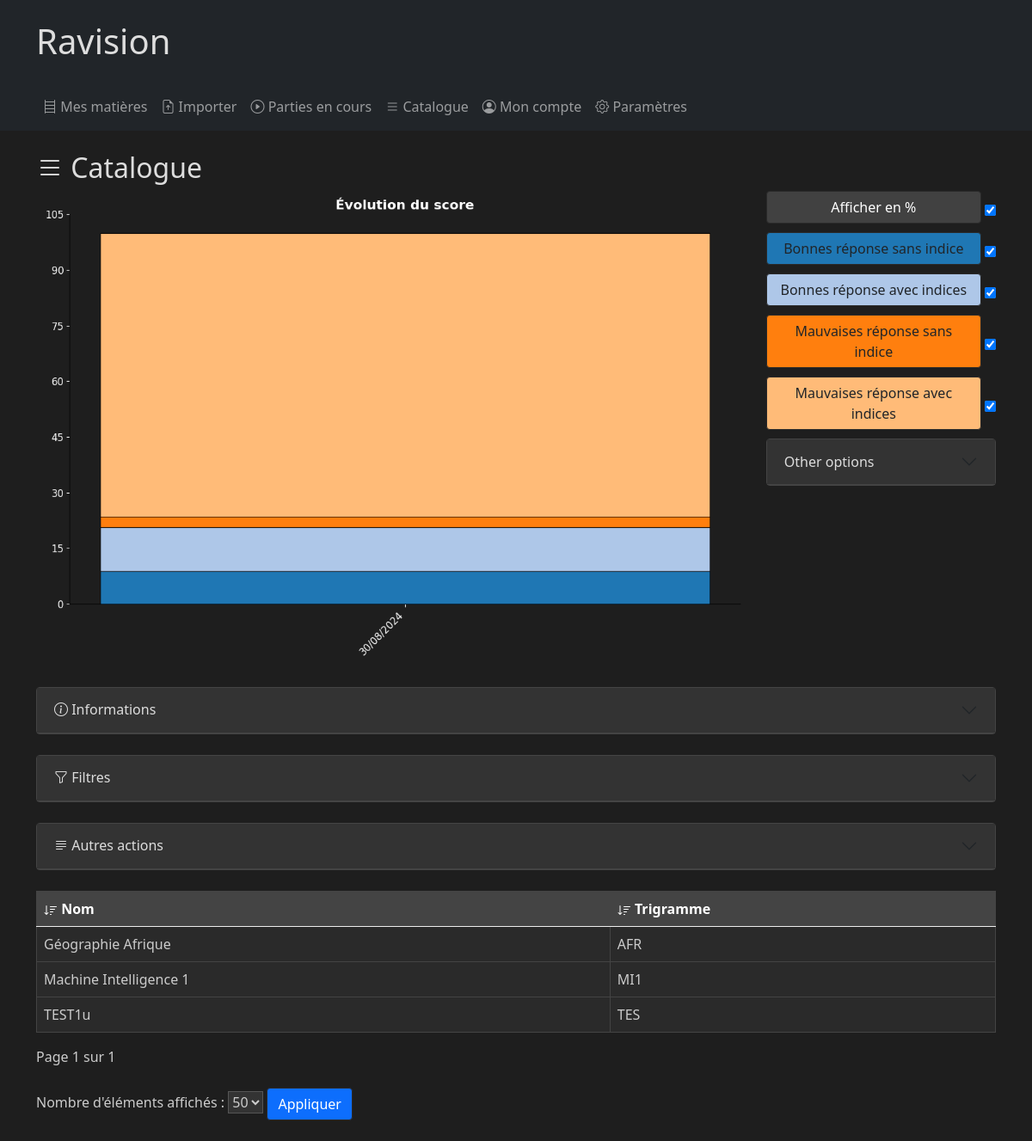
Screenshot of /quizz/catalogue/ (signed in) with the database file from the repository.
### quizz/models.py (models this page shows, shortened)
class Subject(models.Model):
    private = models.BooleanField(default=False)
    name = models.CharField(max_length = 255,default="")
    short_name = models.CharField(max_length = 3,default="",unique=True)
    user = models.ForeignKey(User, on_delete=models.CASCADE, null=True)
    creation_date = models.DateField(null=True, default=None, blank=True)
    last_change_date = models.DateField(null=True, default=None, blank=True)
    def as_dict(self):
        return {
            'name': self.name,
            'short_name': self.short_name
        }

### quizz/views.py (the view)
# urls.py: path('catalogue/', views.catalogue, name='catalogue'),
def catalogue(request):
    filterForm = SubjectFilterForm(request.GET)
    subjects = Subject.objects.filter(private=False)
    tests = Test.objects.filter(question__lecture__subject__in=subjects)
    if filterForm.is_valid():
        subjects = filterForm.filter_queryset(subjects)
    if request.user.is_authenticated:
        info = {_('Amount of subjects'):subjects.count(),
        _('Amount of lectures'):Lecture.objects.filter(subject__in=subjects).count(),
        _('Amount of questions'):Question.objects.filter(lecture__subject__in=subjects).count()}
        info, chart = get_info_chart(request,info,tests)
    else :
        info, chart = None, None
    subjects = paginate_children(request,subjects)
    fields = {'name':_('Name'),'short_name':_('Trigram')}
    action = 'catalogue'
    context = prepare_render_context(action, filterForm, subjects, request, fields, childurl='subject', chart=chart, gameurl=None, property=False, info=info)
    return update_page(request,chart,action,context)

### quizz/forms.py (called while the page is built)
    def filter_queryset(self, queryset, **kwargs):
        filters = {}
        for field in self.fields:
            if self.cleaned_data.get(field):
                filters[f"{field}__icontains"] = self.cleaned_data.get(field)
        return queryset.filter(**filters, **kwargs)

### quizz/utils.py (called while the page is built)
def getChildrenPerPage(request):
    return request.GET.get('children_per_page', DEFAULT_PER_PAGE)

def ajax_check(request):
    return request.headers.get('X-Requested-With') == 'XMLHttpRequest'

def paginate_children(request,children):
    return paginate_queryset(children.order_by(f"{'-' if request.GET.get('order', 'asc') == 'desc' else ''}{request.GET.get('sort_by', 'name')}"), request, getChildrenPerPage(request))

def update_page(request,chart,action,context):
    if ajax_check(request):
        return update_chart(request,chart)
    return render(request, f'quizz/{action}.html', context)

def paginate_queryset(queryset, request, per_page=10):
    paginator = Paginator(queryset, per_page)
    page_number = request.GET.get('page')
    try:
        return paginator.page(page_number)
    except PageNotAnInteger:
        return paginator.page(1)
    except EmptyPage:
        return paginator.page(paginator.num_pages)

def all_test_count(tests,user_tests):
    return {_('Amount of attempts'):tests.count(),
            _('Amount of successful attempts'):tests.filter(correct=True).count(),
            _('My amount of attempts'):user_tests.count(),
            _('My amount of successful attempts'):user_tests.filter(correct=True).count()}

def get_info_chart(request,info,tests):
    user = request.user
    user_tests = tests.filter(user=user)
    chart = get_custom_scores(user_tests, request)
    info.update(all_test_count(tests,user_tests))
    return info, chart

### quizz/templates/quizz/catalogue.html
{% extends 'quizz/base.html' %}
{% load i18n %}
{% block content %}
<h2><i class="bi bi-list"></i> {%trans "Catalog"%}</h2>
{% include 'quizz/object.html' %}
{% endblock %}

### quizz/templates/quizz/object.html (shortened to what this page needs)
{% block content %}
{% load i18n %}
{% if chart %}
<div id="chart-container">
{% include 'quizz/object_content/graph.html' %}
<form method="get" id="score-form">
    <label for="percentage" id="label-percentage" class="btn label {% if request.GET.percentage in defaultvis %}label-white{% else %}label-grey{% endif %}">
        {% trans "show in percent" %}</label>
    <input type="checkbox" id="percentage" name="percentage" value="1"
        {% if request.GET.percentage in defaultvis %}checked{% endif %}
        onchange="submitFormAjax();toggleLabelColor('#label-percentage','label-white');">
    <br />
    <label for="show_correct_without_hint" id="label-cwo" class="btn label {% if request.GET.show_correct_without_hint in defaultvis %}label-navy{% else %}label-grey{% endif %}">{% trans "Good answers without hint" %}</label>
    <input type="checkbox" id="show_correct_without_hint" name="show_correct_without_hint" value="1"
        {% if request.GET.show_correct_without_hint in defaultvis %}checked{% endif %}
        onchange="submitFormAjax();toggleLabelColor('#label-cwo','label-navy');">
    <br />
    <label for="show_correct_with_hint" id="label-cwi" class="btn label {% if request.GET.show_correct_with_hint in defaultvis %}label-blue{% else %}label-grey{% endif %}">{% trans "Good answers with hint" %}</label>
    <input type="checkbox" id="show_correct_with_hint" name="show_correct_with_hint" value="1"
        {% if request.GET.show_correct_with_hint in defaultvis %}checked{% endif %}
        onchange="submitFormAjax();toggleLabelColor('#label-cwi','label-blue');">
    <br />
    <label for="show_incorrect_without_hint" id="label-iwo" class="btn label {% if request.GET.show_incorrect_without_hint in defaultvis %}label-red{% else %}label-grey{% endif %}">{% trans "Wrong answers without hint" %}</label>
    <input type="checkbox" id="show_incorrect_without_hint" name="show_incorrect_without_hint" value="1"
        {% if request.GET.show_incorrect_without_hint in defaultvis %}checked{% endif %}
        onchange="submitFormAjax();toggleLabelColor('#label-iwo','label-red');">
    <br />
    <label for="show_incorrect_with_hint" id="label-iwi" class="btn label {% if request.GET.show_incorrect_with_hint in defaultvis %}label-orange{% else %}label-grey{% endif %}">{% trans "Wrong answers with hint" %}</label>
    <input type="checkbox" id="show_incorrect_with_hint" name="show_incorrect_with_hint" value="1"
        {% if request.GET.show_incorrect_with_hint in defaultvis %}checked{% endif %}
        onchange="submitFormAjax();toggleLabelColor('#label-iwi','label-orange');">
        <div class="accordion" id="filterAccordion5">
            <div class="accordion-item">
                <h2 class="accordion-header" id="filterHeading5">
                    <button class="accordion-button collapsed" type="button" data-bs-toggle="collapse" data-bs-target="#filterCollapse5" aria-expanded="true" aria-controls="filterCollapse5">
                        {%trans "Other options"%}
                    </button>
                </h2>
            </div>
        </div>
    <br />
    <br />
</form>
</div>
{% endif %}
<br />
{% if info %}
{% include 'quizz/object_content/info.html'%}
{% endif %}
{% if forms.filter %}
<br />
<div class="accordion" id="filterAccordion2">
    <div class="accordion-item">
        <h2 class="accordion-header" id="filterHeading2">
            <button class="accordion-button collapsed" type="button" data-bs-toggle="collapse" data-bs-target="#filterCollapse2" aria-expanded="true" aria-controls="filterCollapse2">
                <i class="bi bi-funnel"></i>&nbsp;{%trans "Filters"%}
            </button>
        </h2>
    </div>
</div>
{% endif %}
<br />
<div class="accordion" id="filterAccordion3">
    <div class="accordion-item">
        <h2 class="accordion-header" id="filterHeading3">
            <button class="accordion-button collapsed" type="button" data-bs-toggle="collapse" data-bs-target="#filterCollapse3" aria-expanded="true" aria-controls="filterCollapse3">
                <i class="bi bi-justify-left"></i>&nbsp;{%trans "Other actions"%}
            </button>
        </h2>
    </div>
</div>
<br />
<table class="table">
    <thead>
        <tr>
            {% for field, label in fields.items %}
            <th>
                <a style="text-decoration:none" href="?sort_by={{ field }}&order={% if sort_by == field %}{% if order == 'desc' %}asc{% else %}desc{% endif %}{% else %}asc{% endif %}&children_per_page={{children_per_page}}">
                    <svg xmlns="http://www.w3.org/2000/svg" width="16" height="16" fill="currentColor" class="bi bi-sort-down{% if sort_by == field %} {% if order == 'desc' %}rotate180{% endif %}{% endif %}" viewBox="0 0 16 16">
                        <path d="M3.5 2.5a.5.5 0 0 0-1 0v8.793l-1.146-1.147a.5.5 0 0 0-.708.708l2 1.999.007.007a.497.497 0 0 0 .7-.006l2-2a.5.5 0 0 0-.707-.708L3.5 11.293zm3.5 1a.5.5 0 0 1 .5-.5h7a.5.5 0 0 1 0 1h-7a.5.5 0 0 1-.5-.5M7.5 6a.5.5 0 0 0 0 1h5a.5.5 0 0 0 0-1zm0 3a.5.5 0 0 0 0 1h3a.5.5 0 0 0 0-1zm0 3a.5.5 0 0 0 0 1h1a.5.5 0 0 0 0-1z"/>
                    </svg>
                 {{ label }}</a>
            </th>
            {% endfor %}
        </tr>
    </thead>
    <tbody>
        {% for object in children %}
        <tr class="object-row" data-url="{% url urls.child id=object.id%}">
            {% for key, value in object.as_dict.items %}
            <td>{{ value|default:"<span style='color: darkred;font-weight: bold;'>?</span>" }}</td>
            {% endfor %}
        </tr>
        {% endfor %}
    </tbody>
</table>
{% if children %}
<div class="pagination">
    <span class="step-links">
        <span class="current">
            {%trans "Page"%} {{ children.number }} {%trans "-page- of"%} {{ children.paginator.num_pages }}
        </span>
    </span>
</div>
<br />
<form method="get" action="{% if object.id %}{% url urls.action id=object.id%}{% else %}{% url urls.action %}{% endif %}">
    <label for="children_per_page">{%trans "Number of displayed elements"%} :</label>
    <select name="children_per_page" id="children_per_page">
        {% for option in amounts_of_children %}
            <option value="{{ option }}" {% if children_per_page == option %} selected {% endif %}>{{ option }}</option>
        {% endfor %}
    </select>
    <button type="submit" class="btn btn-primary">{%trans "Apply"%}</button>
</form>
<br />
{% endif %}
{% endblock %}

### quizz/static/quizz/style.css (style rules this page uses)
#chart-container { display: flex; flex-wrap: wrap; }
body.dark-mode { background-color: #1e1e1e; color: #ccc; }
body.dark-mode a { color: #ffffff; }
body.dark-mode .btn { border: 1px solid #2a2a2a; }
body.dark-mode input, body.dark-mode textarea, body.dark-mode select { background-color: #333; color: #ccc; border: 1px solid #555; }
body.dark-mode table th, body.dark-mode table td { border: 1px solid #444; }
body.dark-mode table { background-color: #2a2a2a; color: #ccc; }
body.dark-mode table th { background-color: #444; color: #eee; }
body.dark-mode h1, body.dark-mode h2, body.dark-mode h3, body.dark-mode h4, body.dark-mode h5, body.dark-mode h6 { color: #ddd; }
body.dark-mode .accordion-item { background-color: #2a2a2a; border: 1px solid #444; }
body.dark-mode .accordion-header { background-color: #333; border-bottom: 1px solid #444; }
body.dark-mode .accordion-button { background-color: #333; color: #ddd; border: none; }
.label { color:white; display: inline-block; width: 250px; padding: 10px; margin-bottom: 10px; text-align: left; cursor: pointer; border: 1px solid #ccc; border-radius: 5px; }
body.dark-mode .label-white { background-color: #414141; color: white; }
body.dark-mode .label-red { background-color: #ff7f0e; }
body.dark-mode .label-orange { background-color: #ffbb78; }
body.dark-mode .label-navy { background-color: #1f77b4; }
body.dark-mode .label-blue { background-color: #aec7e8; }

### rows the page displays
Subject: as_dict "Géographie Afrique" "AFR"
Subject: as_dict "Machine Intelligence 1" "MI1"
Subject: as_dict "TEST1u" "TES"

### other values shown
{{ label }} "Nom" "Trigramme"
{{ children.number }} "1"
{{ children.paginator.num_pages }} "1"
form field children_per_page "50"
